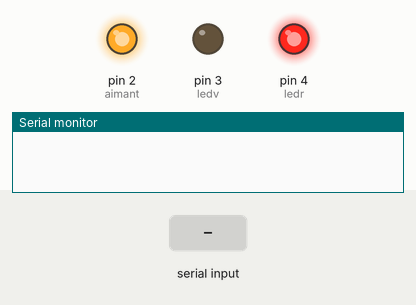
Bench run of a sketch on a simulated Arduino Uno, built with avr-gcc and run on an emulated ATmega328P. Shown: output pins drawn as LEDs (lit = HIGH), the last lines printed to the serial monitor. The test bench sets the inputs (shaded band).

Above: at 1.2 s.
1.3 s: "1" received over Serial
At 1.7 s:
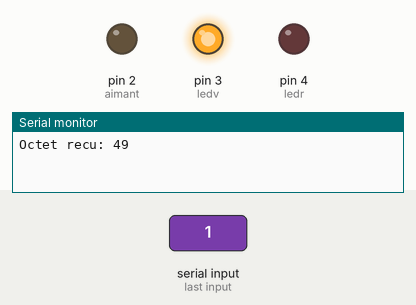
Timing chart, 0 to 17.8 s (numbered marks = the images above; inputs shaded):
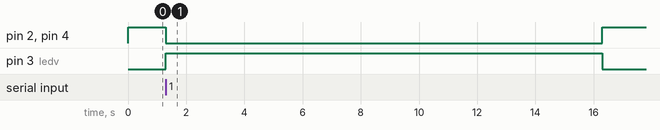

The sketch:

projet2.ino
```cpp
int incomingByte = 0;   // variable pour lecture de l'octet entrant
const int aimant =2;
const int ledv =3;
const int ledr =4;

void setup() {
  pinMode (aimant, OUTPUT) ;
 pinMode (ledv, OUTPUT) ;
 pinMode (ledr, OUTPUT) ;
  Serial.begin(9600);     // ouvre le port série et fixe le débit à 9600 bauds
}

void loop() {
  digitalWrite (aimant, HIGH) ;
  digitalWrite (ledr, HIGH) ;
  digitalWrite (ledv, LOW) ;
        // envoie une donnée sur le port série seulement quand reçoit une donnée
        if (Serial.available() > 0) { // si données disponibles sur le port série
                // lit l'octet entrant
                incomingByte = Serial.read();
                // renvoie l'octet reçu
                Serial.print("Octet recu: ");
                Serial.println(incomingByte, DEC);
                if (incomingByte==49){
                    digitalWrite (aimant,LOW);
                    digitalWrite (ledr, LOW) ;
                    digitalWrite (ledv, HIGH) ;
                    delay(15000);
                }
        }
}
```

Measured:
- after the input at 1.3 s, pin 2 (aimant), pin 4 (ledr): HIGH → LOW at once, → HIGH 15.0 s later; pin 3 (ledv): LOW → HIGH at once, → LOW 15.0 s later
